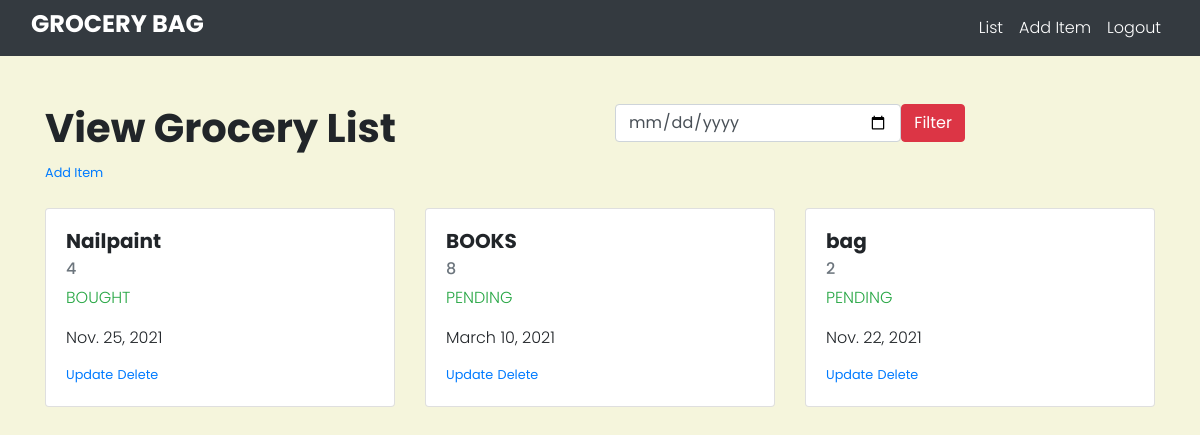
Screenshot of /grocery_list (signed in) with the database file from the repository.
### Items/models.py (models this page shows)
class item(models.Model):
    item_name = models.TextField()
    item_quantity = models.TextField()
    item_user = models.ForeignKey(User, on_delete= models.CASCADE)
    item_date = models.DateField( null = True)
    item_status = models.CharField(max_length=100, choices=status, default='PENDING')

### Items/views.py (the view)
# urls.py: path('grocery_list', views.index, name='index'),
def index(request):
    items = item.objects.filter(item_user = request.user)
    if request.method =='POST':
        Date = request.POST["Filter_Date"]
        if Date == "":
            context ={
                'item_list': items,
            }
            return render(request, "index.html", context)
        Filtered_items = items.filter(item_date = Date)
        context ={
            'item_list': Filtered_items,
            'current_date': Date,
        }
        return render(request, "index.html", context)
    else:
        context ={
            'item_list': items,
        }
        return render(request, "index.html", context)

### Items/templates/index.html (shortened to what this page needs)
{% extends 'base.html' %}
{% block content %}
<html>
    <head>
        <link rel="stylesheet" href="https://maxcdn.bootstrapcdn.com/bootstrap/4.4.1/css/bootstrap.min.css">
    </head>
    <body>
        <div class="container mt-5">
            <div class="row">
                <div class="col-lg-6">
                    <h1>View Grocery List</h1>
                    {% if user.is_authenticated %}
                    <small><a href="{% url 'add_item' %}">Add Item </a></small>
                    {% endif %}
                </div>
                <div class="col-lg-6 float-right">
                    <div class="row">
                        <div class="col-lg-8">
                            <form action = "" method = "POST" style ="display:flex;">
                                {% if current_date %}
                                <input type="date" name="Filter_Date" value = {{current_date}} class="form-control">
                                {% else %}
                                <input type="date" name="Filter_Date" class="form-control">
                                {% endif %}
                                    <button class="btn btn-danger" type="submit"style="display:block">Filter </button>
                            </form>
                        </div>
                    </div>
                </div>
            </div>
            <div class="row mt-4">
                {% for i in item_list %}
                <div class="col-lg-4">
                    <div class="card">
                        <div class="card-body">
                          <h5 class="card-title">{{i.item_name}}</h5>
                          <h6 class="card-subtitle mb-2 text-muted">{{i.item_quantity}}</h6>
                          <p class="text-success">{{i.item_status}}</p>
                          <p class="card-title">{{i.item_date}}</p>
                          {% if i.item_user == request.user %}
                          <small><a href="{% url 'updateitem' i.pk  %}">Update</a></small>
                          <small><a href="{% url 'deleteitem' i.pk  %}">Delete</a></small>
                          {% endif %}
                        </div>
                      </div>
                </div>
                {% endfor %}
            </div>
        </div>
    </body>
</html>
{% endblock %}

### Items/templates/base.html (shortened to what this page needs)
<!DOCTYPE html>
<html>
    <head>
        <link rel="stylesheet" href="https://stackpath.bootstrapcdn.com/bootstrap/4.4.1/css/bootstrap.min.css"
/>
    </head>
    <body>
        <nav class="navbar navbar-expand-lg navbar-dark bg-dark">
            <div class="container-fluid">
            <h4 style="color: white">GROCERY BAG</h4>
            <div class="collapse navbar-collapse" id="navbarTogglerDemo03">
                <ul class="navbar-nav ml-auto">
                    {% if user.is_authenticated %}
                     <li class="nav-item">
                        <a class="nav-link active" aria-current="page" href="{% url 'index' %}">List</a>
                    </li>
                    <li class="nav-item">
                        <a class="nav-link active" aria-current="page" href="{% url 'add_item' %}">Add Item</a>
                    </li>
                    <li class="nav-item">
                        <a class="nav-link active" aria-current="page" href="{% url 'logout' %}">Logout</a>
                    </li>
                    {% endif %}
                </ul>
            </div>
        </div>
    </nav>
        {% block content %}
        {% endblock content %}
    </body>
</html>

### Items/templates/index.html (style rules this page uses)
body { font-family: 'Poppins', sans-serif; font-weight: 300; background-color: beige; }
h1, h2, h3, h4, h5 { font-family: 'Poppins', sans-serif; font-weight: 700; }

### rows the page displays
item: item_name "Nailpaint", item_quantity "4", item_status "BOUGHT", item_date "Nov. 25, 2021", shows "Update"
item: item_name "BOOKS", item_quantity "8", item_status "PENDING", item_date "March 10, 2021", shows "Update"
item: item_name "bag", item_quantity "2", item_status "PENDING", item_date "Nov. 22, 2021", shows "Update"
